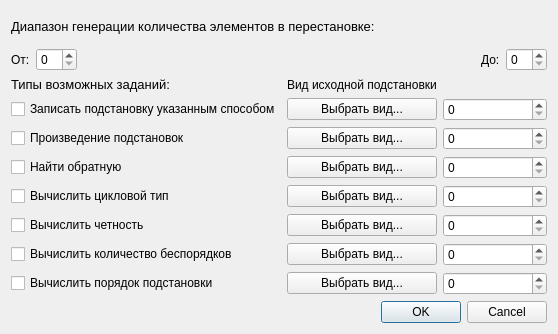
<?xml version="1.0" encoding="UTF-8"?>
<ui version="4.0">
 <class>DialogTranspositionGroup</class>
 <widget class="QDialog" name="DialogTranspositionGroup">
  <property name="geometry">
   <rect>
    <x>0</x>
    <y>0</y>
    <width>558</width>
    <height>334</height>
   </rect>
  </property>
  <property name="windowTitle">
   <string>Dialog</string>
  </property>
  <layout class="QGridLayout" name="gridLayout_4">
   <item row="0" column="0">
    <layout class="QGridLayout" name="gridLayout_3">
     <item row="0" column="0">
      <widget class="QLabel" name="label_3">
       <property name="font">
        <font>
         <pointsize>10</pointsize>
        </font>
       </property>
       <property name="text">
        <string>Диапазон генерации количества элементов в перестановке:</string>
       </property>
      </widget>
     </item>
     <item row="1" column="0">
      <layout class="QGridLayout" name="gridLayout_2">
       <item row="0" column="1">
        <widget class="QSpinBox" name="spinNmin"/>
       </item>
       <item row="0" column="3">
        <widget class="QLabel" name="label_5">
         <property name="text">
          <string>До:</string>
         </property>
        </widget>
       </item>
       <item row="0" column="0">
        <widget class="QLabel" name="label">
         <property name="text">
          <string>От:</string>
         </property>
        </widget>
       </item>
       <item row="0" column="4">
        <widget class="QSpinBox" name="spinNmax"/>
       </item>
       <item row="0" column="2">
        <spacer name="horizontalSpacer">
         <property name="orientation">
          <enum>Qt::Horizontal</enum>
         </property>
         <property name="sizeHint" stdset="0">
          <size>
           <width>40</width>
           <height>20</height>
          </size>
         </property>
        </spacer>
       </item>
      </layout>
     </item>
    </layout>
   </item>
   <item row="1" column="0">
    <layout class="QGridLayout" name="gridLayout">
     <item row="5" column="0">
      <widget class="QCheckBox" name="btnMod2">
       <property name="text">
        <string>Вычислить четность</string>
       </property>
      </widget>
     </item>
     <item row="1" column="1">
      <widget class="QPushButton" name="typeWrite">
       <property name="text">
        <string>Выбрать вид...</string>
       </property>
      </widget>
     </item>
     <item row="6" column="0">
      <widget class="QCheckBox" name="btnCount">
       <property name="text">
        <string>Вычислить количество беспорядков</string>
       </property>
      </widget>
     </item>
     <item row="2" column="0">
      <widget class="QCheckBox" name="btnMultiply">
       <property name="text">
        <string>Произведение подстановок</string>
       </property>
      </widget>
     </item>
     <item row="1" column="2">
      <widget class="QSpinBox" name="spinWrite"/>
     </item>
     <item row="4" column="0">
      <widget class="QCheckBox" name="btnCycle">
       <property name="text">
        <string>Вычислить цикловой тип</string>
       </property>
      </widget>
     </item>
     <item row="2" column="1">
      <widget class="QPushButton" name="typeMultiply">
       <property name="text">
        <string>Выбрать вид...</string>
       </property>
      </widget>
     </item>
     <item row="3" column="1">
      <widget class="QPushButton" name="typeInverse">
       <property name="text">
        <string>Выбрать вид...</string>
       </property>
      </widget>
     </item>
     <item row="2" column="2">
      <widget class="QSpinBox" name="spinMultiply"/>
     </item>
     <item row="1" column="0">
      <widget class="QCheckBox" name="btnWrite">
       <property name="text">
        <string>Записать подстановку указанным способом</string>
       </property>
      </widget>
     </item>
     <item row="3" column="2">
      <widget class="QSpinBox" name="spinInverse"/>
     </item>
     <item row="3" column="0">
      <widget class="QCheckBox" name="btnInverse">
       <property name="text">
        <string>Найти обратную</string>
       </property>
      </widget>
     </item>
     <item row="0" column="0">
      <widget class="QLabel" name="label_4">
       <property name="font">
        <font>
         <pointsize>10</pointsize>
        </font>
       </property>
       <property name="text">
        <string>Типы возможных заданий:</string>
       </property>
      </widget>
     </item>
     <item row="7" column="0">
      <widget class="QCheckBox" name="btnOrder">
       <property name="text">
        <string>Вычислить порядок подстановки</string>
       </property>
      </widget>
     </item>
     <item row="4" column="1">
      <widget class="QPushButton" name="typeCycle">
       <property name="text">
        <string>Выбрать вид...</string>
       </property>
      </widget>
     </item>
     <item row="5" column="1">
      <widget class="QPushButton" name="typeMod2">
       <property name="text">
        <string>Выбрать вид...</string>
       </property>
      </widget>
     </item>
     <item row="6" column="1">
      <widget class="QPushButton" name="typeCount">
       <property name="text">
        <string>Выбрать вид...</string>
       </property>
      </widget>
     </item>
     <item row="7" column="1">
      <widget class="QPushButton" name="typeOrder">
       <property name="text">
        <string>Выбрать вид...</string>
       </property>
      </widget>
     </item>
     <item row="7" column="2">
      <widget class="QSpinBox" name="spinOrder"/>
     </item>
     <item row="6" column="2">
      <widget class="QSpinBox" name="spinCount"/>
     </item>
     <item row="5" column="2">
      <widget class="QSpinBox" name="spinMod2"/>
     </item>
     <item row="4" column="2">
      <widget class="QSpinBox" name="spinCycle"/>
     </item>
     <item row="0" column="1">
      <widget class="QLabel" name="label_2">
       <property name="text">
        <string>Вид исходной подстановки</string>
       </property>
      </widget>
     </item>
    </layout>
   </item>
   <item row="2" column="0">
    <widget class="QDialogButtonBox" name="buttonBox">
     <property name="orientation">
      <enum>Qt::Horizontal</enum>
     </property>
     <property name="standardButtons">
      <set>QDialogButtonBox::Cancel|QDialogButtonBox::Ok</set>
     </property>
    </widget>
   </item>
  </layout>
 </widget>
 <resources/>
 <connections/>
</ui>
